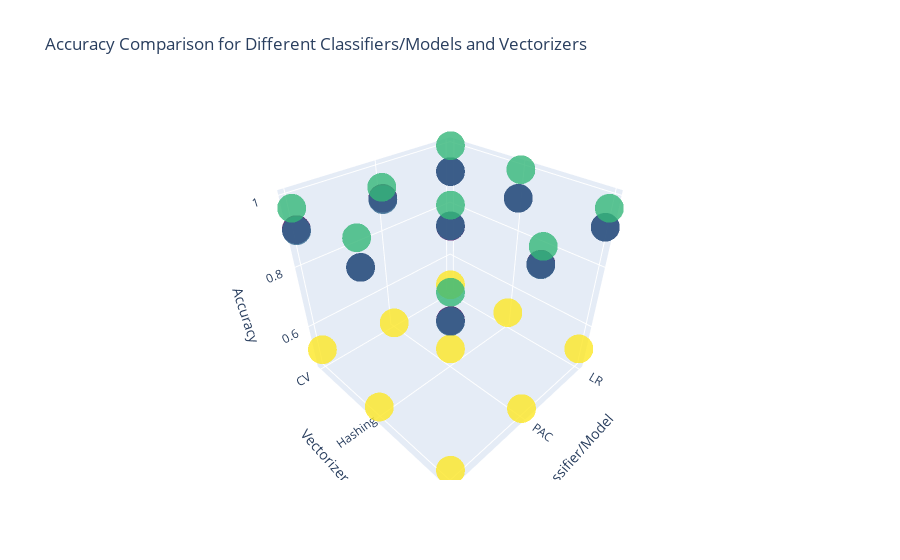

Notebook cell for this chart:
### Code cell
# Create a scatter plot
import plotly.graph_objects as go
fig = go.Figure(data=go.Scatter3d(
    x=unique_results['Classifier'].map(classifier_names),
    y=unique_results['Vectorizer'].map(vectorizer_names),
    z=unique_results['Accuracy'],
    mode='markers',
    marker=dict(
        size=10,
        color=unique_results['Dataset'].map(dataset_labels),
        colorscale='Viridis',
        opacity=0.8
    )
))

# Set axis labels
fig.update_layout(scene=dict(
    xaxis=dict(title='Classifier/Model'),
    yaxis=dict(title='Vectorizer'),
    zaxis=dict(title='Accuracy'),
))

# Add labels to data points
fig.update_layout(scene=dict(
    annotations=[
        dict(
            x=unique_results['Classifier'].map(classifier_names)[i],
            y=unique_results['Vectorizer'].map(vectorizer_names)[i],
            z=unique_results['Accuracy'][i],
            text="",
            showarrow=False,
            font=dict(size=12),
            xanchor='center',
            yanchor='bottom'
        ) for i in range(len(unique_results))
    ]
))

# Set plot title
fig.update_layout(title='Accuracy Comparison for Different Classifiers/Models and Vectorizers')

# Show the plot
fig.show()

### Figure 1 — Plotly figure (JSON) as saved in the notebook; plotly's stock layout.template omitted (floating-point values rounded to 4 significant figures)
{"data": [{"marker": {"color": [0, 1, 2, 3, 0, 1, 2, 3, 0, 1, 2, 3, 0, 1, 2, 3, 0, 1, 2, 3, 0, 1, 2, 3, 0, 1, 2, 3, 0, 1, 2, 3, 0, 1, 2, 3], "colorscale": [[0, "#440154"], [0.1111, "#482878"], [0.2222, "#3e4989"], [0.3333, "#31688e"], [0.4444, "#26828e"], [0.5556, "#1f9e89"], [0.6667, "#35b779"], [0.7778, "#6ece58"], [0.8889, "#b5de2b"], [1, "#fde725"]], "opacity": 0.8, "size": 10}, "mode": "markers", "type": "scatter3d", "x": ["LR", "LR", "LR", "LR", "PAC", "PAC", "PAC", "PAC", "SGD", "SGD", "SGD", "SGD", "LR", "LR", "LR", "LR", "PAC", "PAC", "PAC", "PAC", "SGD", "SGD", "SGD", "SGD", "LR", "LR", "LR", "LR", "PAC", "PAC", "PAC", "PAC", "SGD", "SGD", "SGD", "SGD"], "y": ["CV", "CV", "CV", "CV", "CV", "CV", "CV", "CV", "CV", "CV", "CV", "CV", "Hashing", "Hashing", "Hashing", "Hashing", "Hashing", "Hashing", "Hashing", "Hashing", "Hashing", "Hashing", "Hashing", "Hashing", "TF-IDF", "TF-IDF", "TF-IDF", "TF-IDF", "TF-IDF", "TF-IDF", "TF-IDF", "TF-IDF", "TF-IDF", "TF-IDF", "TF-IDF", "TF-IDF"], "z": [0.9148, 0.9148, 0.996, 0.4845, 0.9088, 0.9053, 0.9418, 0.4596, 0.9108, 0.9077, 0.9679, 0.5124, 0.9092, 0.9092, 0.992, 0.5031, 0.9199, 0.9211, 0.9759, 0.5155, 0.9211, 0.9211, 0.992, 0.4814, 0.9171, 0.9171, 0.9679, 0.5155, 0.929, 0.9278, 0.9719, 0.4752, 0.9305, 0.929, 0.992, 0.4845]}], "layout": {"scene": {"annotations": [{"font": {"size": 12}, "showarrow": false, "text": "", "x": "LR", "xanchor": "center", "y": "CV", "yanchor": "bottom", "z": 0.9148}, {"font": {"size": 12}, "showarrow": false, "text": "", "x": "LR", "xanchor": "center", "y": "CV", "yanchor": "bottom", "z": 0.9148}, {"font": {"size": 12}, "showarrow": false, "text": "", "x": "LR", "xanchor": "center", "y": "CV", "yanchor": "bottom", "z": 0.996}, {"font": {"size": 12}, "showarrow": false, "text": "", "x": "LR", "xanchor": "center", "y": "CV", "yanchor": "bottom", "z": 0.4845}, {"font": {"size": 12}, "showarrow": false, "text": "", "x": "PAC", "xanchor": "center", "y": "CV", "yanchor": "bottom", "z": 0.9088}, {"font": {"size": 12}, "showarrow": false, "text": "", "x": "PAC", "xanchor": "center", "y": "CV", "yanchor": "bottom", "z": 0.9053}, {"font": {"size": 12}, "showarrow": false, "text": "", "x": "PAC", "xanchor": "center", "y": "CV", "yanchor": "bottom", "z": 0.9418}, {"font": {"size": 12}, "showarrow": false, "text": "", "x": "PAC", "xanchor": "center", "y": "CV", "yanchor": "bottom", "z": 0.4596}, {"font": {"size": 12}, "showarrow": false, "text": "", "x": "SGD", "xanchor": "center", "y": "CV", "yanchor": "bottom", "z": 0.9108}, {"font": {"size": 12}, "showarrow": false, "text": "", "x": "SGD", "xanchor": "center", "y": "CV", "yanchor": "bottom", "z": 0.9077}, {"font": {"size": 12}, "showarrow": false, "text": "", "x": "SGD", "xanchor": "center", "y": "CV", "yanchor": "bottom", "z": 0.9679}, {"font": {"size": 12}, "showarrow": false, "text": "", "x": "SGD", "xanchor": "center", "y": "CV", "yanchor": "bottom", "z": 0.5124}, {"font": {"size": 12}, "showarrow": false, "text": "", "x": "LR", "xanchor": "center", "y": "Hashing", "yanchor": "bottom", "z": 0.9092}, {"font": {"size": 12}, "showarrow": false, "text": "", "x": "LR", "xanchor": "center", "y": "Hashing", "yanchor": "bottom", "z": 0.9092}, {"font": {"size": 12}, "showarrow": false, "text": "", "x": "LR", "xanchor": "center", "y": "Hashing", "yanchor": "bottom", "z": 0.992}, {"font": {"size": 12}, "showarrow": false, "text": "", "x": "LR", "xanchor": "center", "y": "Hashing", "yanchor": "bottom", "z": 0.5031}, {"font": {"size": 12}, "showarrow": false, "text": "", "x": "PAC", "xanchor": "center", "y": "Hashing", "yanchor": "bottom", "z": 0.9199}, {"font": {"size": 12}, "showarrow": false, "text": "", "x": "PAC", "xanchor": "center", "y": "Hashing", "yanchor": "bottom", "z": 0.9211}, {"font": {"size": 12}, "showarrow": false, "text": "", "x": "PAC", "xanchor": "center", "y": "Hashing", "yanchor": "bottom", "z": 0.9759}, {"font": {"size": 12}, "showarrow": false, "text": "", "x": "PAC", "xanchor": "center", "y": "Hashing", "yanchor": "bottom", "z": 0.5155}, {"font": {"size": 12}, "showarrow": false, "text": "", "x": "SGD", "xanchor": "center", "y": "Hashing", "yanchor": "bottom", "z": 0.9211}, {"font": {"size": 12}, "showarrow": false, "text": "", "x": "SGD", "xanchor": "center", "y": "Hashing", "yanchor": "bottom", "z": 0.9211}, {"font": {"size": 12}, "showarrow": false, "text": "", "x": "SGD", "xanchor": "center", "y": "Hashing", "yanchor": "bottom", "z": 0.992}, {"font": {"size": 12}, "showarrow": false, "text": "", "x": "SGD", "xanchor": "center", "y": "Hashing", "yanchor": "bottom", "z": 0.4814}, {"font": {"size": 12}, "showarrow": false, "text": "", "x": "LR", "xanchor": "center", "y": "TF-IDF", "yanchor": "bottom", "z": 0.9171}, {"font": {"size": 12}, "showarrow": false, "text": "", "x": "LR", "xanchor": "center", "y": "TF-IDF", "yanchor": "bottom", "z": 0.9171}, {"font": {"size": 12}, "showarrow": false, "text": "", "x": "LR", "xanchor": "center", "y": "TF-IDF", "yanchor": "bottom", "z": 0.9679}, {"font": {"size": 12}, "showarrow": false, "text": "", "x": "LR", "xanchor": "center", "y": "TF-IDF", "yanchor": "bottom", "z": 0.5155}, {"font": {"size": 12}, "showarrow": false, "text": "", "x": "PAC", "xanchor": "center", "y": "TF-IDF", "yanchor": "bottom", "z": 0.929}, {"font": {"size": 12}, "showarrow": false, "text": "", "x": "PAC", "xanchor": "center", "y": "TF-IDF", "yanchor": "bottom", "z": 0.9278}, {"font": {"size": 12}, "showarrow": false, "text": "", "x": "PAC", "xanchor": "center", "y": "TF-IDF", "yanchor": "bottom", "z": 0.9719}, {"font": {"size": 12}, "showarrow": false, "text": "", "x": "PAC", "xanchor": "center", "y": "TF-IDF", "yanchor": "bottom", "z": 0.4752}, {"font": {"size": 12}, "showarrow": false, "text": "", "x": "SGD", "xanchor": "center", "y": "TF-IDF", "yanchor": "bottom", "z": 0.9305}, {"font": {"size": 12}, "showarrow": false, "text": "", "x": "SGD", "xanchor": "center", "y": "TF-IDF", "yanchor": "bottom", "z": 0.929}, {"font": {"size": 12}, "showarrow": false, "text": "", "x": "SGD", "xanchor": "center", "y": "TF-IDF", "yanchor": "bottom", "z": 0.992}, {"font": {"size": 12}, "showarrow": false, "text": "", "x": "SGD", "xanchor": "center", "y": "TF-IDF", "yanchor": "bottom", "z": 0.4845}], "xaxis": {"title": {"text": "Classifier/Model"}}, "yaxis": {"title": {"text": "Vectorizer"}}, "zaxis": {"title": {"text": "Accuracy"}}}, "title": {"text": "Accuracy Comparison for Different Classifiers/Models and Vectorizers"}}}
